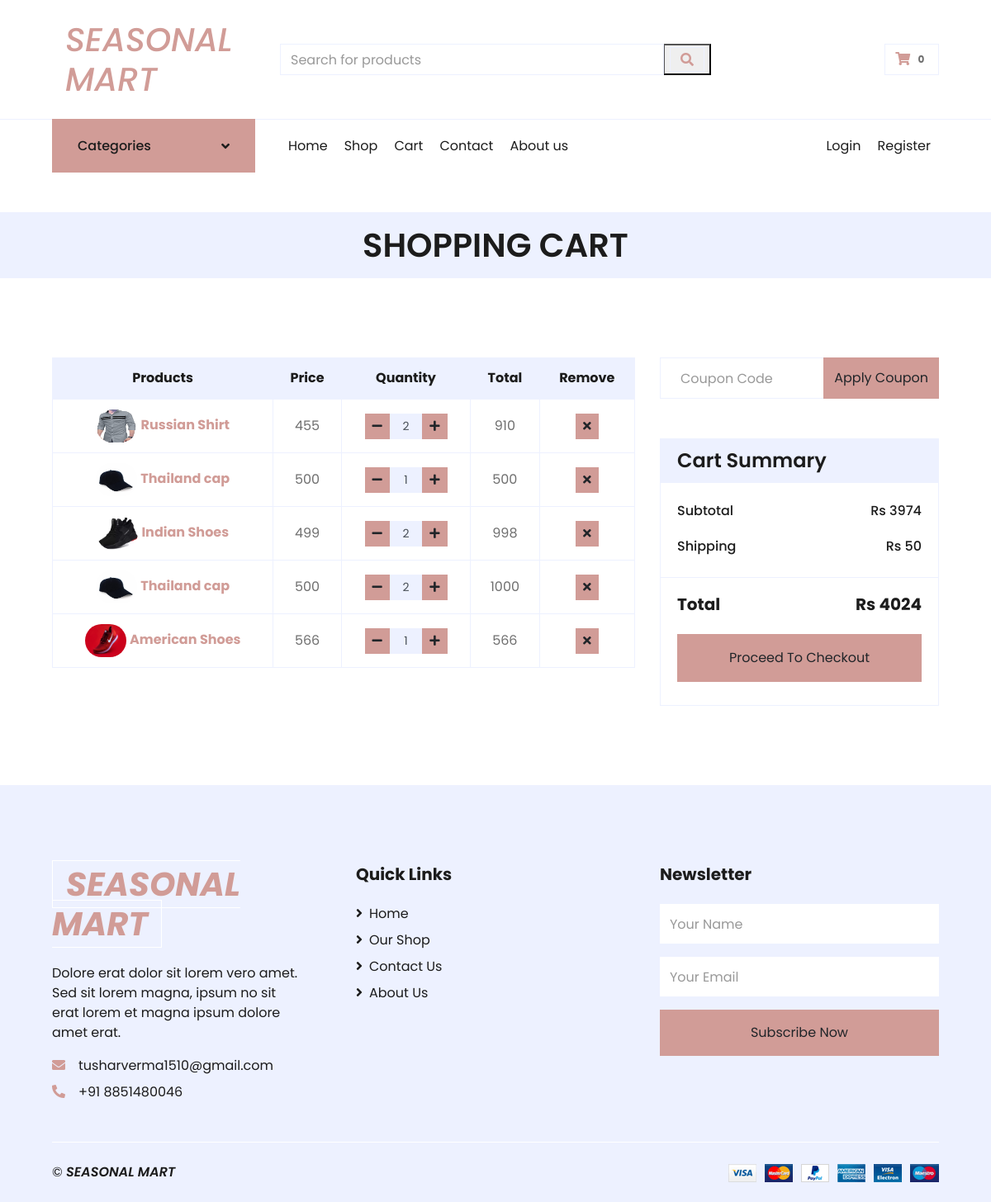
Screenshot of /Cart/ with the database file from the repository.
### Cart/models.py (models this page shows, shortened)
class CartItem(models.Model):
    user = models.ForeignKey(Account, on_delete=models.CASCADE, null=True)
    product = models.ForeignKey(Product, on_delete=models.CASCADE)
    quantity = models.IntegerField()
    cart = models.ForeignKey(Cart, on_delete=models.CASCADE, null=True)
    is_active = models.BooleanField(default=True)
    def get_total(self):
        return self.quantity * self.product.price

### Shop/models.py (models this page shows, shortened)
class Product(models.Model):
    product_name    = models.CharField(max_length=200, unique=True)
    slug            = models.SlugField(max_length=200, unique=True)
    description     = models.TextField(max_length=500, blank=True)
    price           = models.IntegerField()
    images          = models.ImageField(upload_to='photos/products')
    stock           = models.IntegerField()
    is_available    = models.BooleanField(default=True)
    category        = models.ForeignKey(Category, on_delete=models.CASCADE)
    created_date    = models.DateTimeField(auto_now_add=True)
    modified_date   = models.DateTimeField(auto_now=True)
    def get_url(self):
        return reverse("product_detail", args=[self.category.slug, self.slug])

### Cart/views.py (the view)
# urls.py: path('', cart, name="cart"),
def cart(request):
    if request.user.is_authenticated:
        cart_items = CartItem.objects.filter(user=request.user)
    else:
        cart_items = CartItem.objects.filter(
            cart__cart_id=create_cart(request))
    subtotal = 0
    for item in cart_items:
        subtotal += item.quantity * item.product.price
    shipping = 50
    if(subtotal == 0):
        shipping = 0
    total_amount = subtotal+shipping
    context = {
        "cart_items": cart_items,
        "total_amount": total_amount,
        "shipping": shipping,
        "subtotal": subtotal
    }
    return render(request, "cart.html", context)

### Cart/context_processor.py (called while the page is built)
def cart_count(request):
    cart_count = 0
    try:
        cart = Cart.objects.filter(cart_id=create_cart(request))
        if request.user.is_authenticated:
            cart_items = CartItem.objects.filter(user=request.user)
        else:
            cart_items = CartItem.objects.all().filter(cart=cart[:1])
        for cart_item in cart_items:
            cart_count += cart_item.quantity
    except Cart.DoesNotExist:
        cart_count = 0
    return dict(cart_count=cart_count)

### Cart/views.py (called while the page is built)
def create_cart(request):
    cart = request.session.session_key
    if not cart:
        cart = request.session.create()
    return cart

### Category/context_processor.py (called while the page is built)
def category(request):
    categories = Category.objects.all()
    return dict(categories=categories)

### Category/models.py (called while the page is built)
    def get_url(self):
        return reverse("products_by_category", args=[self.slug])

### templates/cart.html
{% extends 'base.html' %}
{% load static %}
{% block content %}
    <div class="container-fluid bg-secondary mb-5">
        <div class="d-flex flex-column align-items-center justify-content-center" style="min-height: 50px">
            <h1 class="font-weight-semi-bold text-uppercase m-3">Shopping Cart</h1>
        </div>
    </div>
    <div class="container-fluid pt-5">
        <div class="row px-xl-5">
            <div class="col-lg-8 table-responsive mb-5">
                <table class="table table-bordered text-center mb-0">
                    <thead class="bg-secondary text-dark">
                        <tr>
                            <th>Products</th>
                            <th>Price</th>
                            <th>Quantity</th>
                            <th>Total</th>
                            <th>Remove</th>
                        </tr>
                    </thead>
                    <tbody class="align-middle">
                    {% for item in cart_items %}
                        <tr>
                            <td class="align-middle">
                            <a href={{ item.product.get_url }}>
                            <img style="height:40px; width:50px; border-radius: 30px;" src={{item.product.images.url}}>
                            <b>{{item.product.product_name}}</b></a></td>
                            <td class="align-middle">{{item.product.price}}</td>
                            <td class="align-middle">
                                <div class="input-group quantity mx-auto" style="width: 100px;">
                                    <div class="input-group-btn">
                                        <a href={% url 'sub_product' item.id %}><button class="btn btn-sm btn-primary btn-minus" >
                                        <i class="fa fa-minus"></i>
                                        </button></a>
                                    </div>
                                    <input type="text" class="form-control form-control-sm bg-secondary text-center" value="{{item.quantity}}">
                                    <div class="input-group-btn">
                                        <a href={% url 'add_product' item.id %}><button class="btn btn-sm btn-primary btn-plus">
                                            <i class="fa fa-plus"></i>
                                        </button></a>
                                    </div>
                                </div>
                            </td>
                            <td class="align-middle">{{item.get_total}}</td>
                            <td class="align-middle"><a href ={% url 'remove_product' item.id %}><button class="btn btn-sm btn-primary"><i class="fa fa-times"></i></button></a></td>
                        </tr>
                    {% endfor %}
                    </tbody>
                </table>
            </div>
            <div class="col-lg-4">
                <form class="mb-5" action="">
                    <div class="input-group">
                        <input type="text" class="form-control p-4" placeholder="Coupon Code">
                        <div class="input-group-append">
                            <button class="btn btn-primary">Apply Coupon</button>
                        </div>
                    </div>
                </form>
                <div class="card border-secondary mb-5">
                    <div class="card-header bg-secondary border-0">
                        <h4 class="font-weight-semi-bold m-0">Cart Summary</h4>
                    </div>
                    <div class="card-body">
                        <div class="d-flex justify-content-between mb-3 pt-1">
                            <h6 class="font-weight-medium">Subtotal</h6>
                            <h6 class="font-weight-medium">Rs {{subtotal}}</h6>
                        </div>
                        <div class="d-flex justify-content-between">
                            <h6 class="font-weight-medium">Shipping</h6>
                            <h6 class="font-weight-medium">Rs {{shipping}}</h6>
                        </div>
                    </div>
                    <div class="card-footer border-secondary bg-transparent">
                        <div class="d-flex justify-content-between mt-2">
                            <h5 class="font-weight-bold">Total</h5>
                            <h5 class="font-weight-bold">Rs {{total_amount}}</h5>
                        </div>
                        <a href="{% url 'checkout' %}"><button class="btn btn-block btn-primary my-3 py-3">Proceed To Checkout</button></a>
                    </div>
                </div>
            </div>
        </div>
    </div>
    {% endblock %}

### rows the page displays
CartItem: product.images (picture), product.product_name "Russian Shirt", product.price "455", quantity "2", get_total "910"
CartItem: product.images (picture), product.product_name "Thailand cap", product.price "500", quantity "1", get_total "500"
CartItem: product.images (picture), product.product_name "Indian Shoes", product.price "499", quantity "2", get_total "998"
CartItem: product.images (picture), product.product_name "Thailand cap", product.price "500", quantity "2", get_total "1000"
CartItem: product.images (picture), product.product_name "American Shoes", product.price "566", quantity "1", get_total "566"

### other values shown
{{ cart_count }} "0"
{{ subtotal }} "3974"
{{ shipping }} "50"
{{ total_amount }} "4024"
